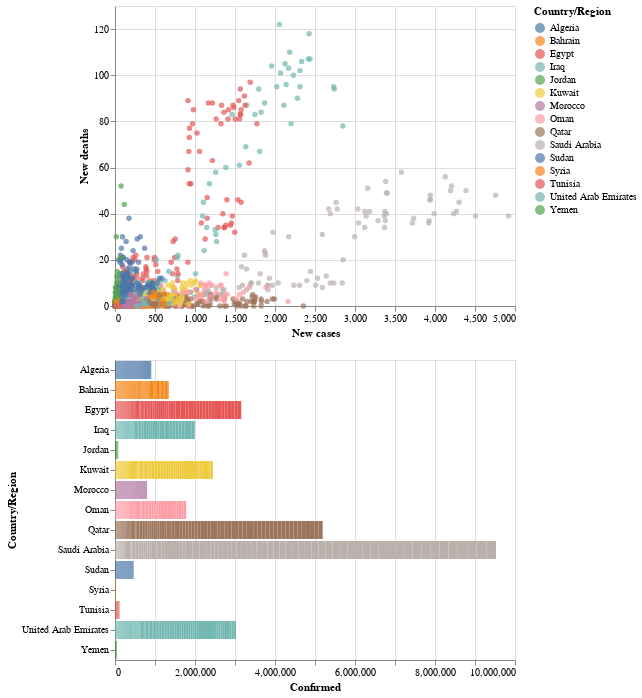

Here is the notebook cell this chart was saved with:
### Code cell
brush = alt.selection(type='interval')
 
points = alt.Chart(selected_arab_countries).mark_circle().encode(
    x='New cases:Q',
    y='New deaths:Q',
    color=alt.condition(brush, 'Country/Region:N', alt.value('lightgray'))
).add_selection(
    brush
)
 
bars = alt.Chart(selected_arab_countries).mark_bar().encode(
    y='Country/Region:N',
    color='Country/Region:N',
    x='Confirmed:Q'
).transform_filter(
    brush
)
 
points & bars

### Figure 1 — Vega-Lite specification as saved in the notebook (floating-point values rounded to 4 significant figures; data arrays with more than 128 entries replaced by an {"elided": "..."} marker saying what was removed)
{"config": {"view": {"continuousWidth": 400, "continuousHeight": 300}}, "vconcat": [{"mark": "circle", "encoding": {"color": {"condition": {"type": "nominal", "field": "Country/Region", "selection": "selector014"}, "value": "lightgray"}, "x": {"type": "quantitative", "field": "New cases"}, "y": {"type": "quantitative", "field": "New deaths"}}, "selection": {"selector014": {"type": "interval"}}}, {"mark": "bar", "encoding": {"color": {"type": "nominal", "field": "Country/Region"}, "x": {"type": "quantitative", "field": "Confirmed"}, "y": {"type": "nominal", "field": "Country/Region"}}, "transform": [{"filter": {"selection": "selector014"}}]}], "data": {"name": "data-ccf61402500c2c0eb4c464fb61ab8c5f"}, "$schema": "https://vega.github.io/schema/vega-lite/v4.8.1.json", "datasets": {"data-ccf61402500c2c0eb4c464fb61ab8c5f": {"elided": "2655 records"}}}
